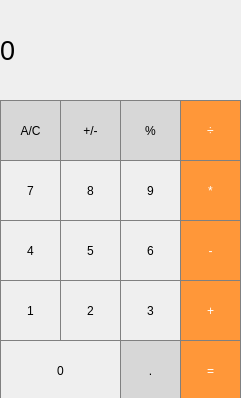
<?xml version="1.0" encoding="UTF-8"?>
<ui version="4.0">
 <class>MainWindow</class>
 <widget class="QMainWindow" name="MainWindow">
  <property name="geometry">
   <rect>
    <x>0</x>
    <y>0</y>
    <width>241</width>
    <height>398</height>
   </rect>
  </property>
  <property name="windowTitle">
   <string>MainWindow</string>
  </property>
  <widget class="QWidget" name="centralwidget">
   <widget class="QLabel" name="resultShow">
    <property name="geometry">
     <rect>
      <x>0</x>
      <y>0</y>
      <width>471</width>
      <height>101</height>
     </rect>
    </property>
    <property name="font">
     <font>
      <pointsize>20</pointsize>
     </font>
    </property>
    <property name="styleSheet">
     <string notr="true">QLabel {
  qproperty-alignment: 'AlignVCenter | AlignRight';
  border: 1px solid gray;
}

background-color : white;</string>
    </property>
    <property name="text">
     <string>0</string>
    </property>
   </widget>
   <widget class="QPushButton" name="pushButton_clear">
    <property name="geometry">
     <rect>
      <x>0</x>
      <y>100</y>
      <width>61</width>
      <height>61</height>
     </rect>
    </property>
    <property name="styleSheet">
     <string notr="true">QPushButton {
  background-color: rgb(215, 215, 215);
  border: 1px solid gray;
}
QPushButton:pressed {
    background-color: qlineargradient(x1: 0, y1: 0, x2: 0, y2: 1,
                                      stop: 0 #BEBEBE, stop: 1 #D7D7D7);
}
</string>
    </property>
    <property name="text">
     <string>A/C</string>
    </property>
    <property name="iconSize">
     <size>
      <width>61</width>
      <height>61</height>
     </size>
    </property>
   </widget>
   <widget class="QPushButton" name="pushButton_plusMinus">
    <property name="geometry">
     <rect>
      <x>60</x>
      <y>100</y>
      <width>61</width>
      <height>61</height>
     </rect>
    </property>
    <property name="styleSheet">
     <string notr="true">QPushButton {
  background-color: rgb(215, 215, 215);
  border: 1px solid gray;
}
QPushButton:pressed {
    background-color: qlineargradient(x1: 0, y1: 0, x2: 0, y2: 1,
                                      stop: 0 #BEBEBE, stop: 1 #D7D7D7);
}
</string>
    </property>
    <property name="text">
     <string>+/-</string>
    </property>
    <property name="iconSize">
     <size>
      <width>61</width>
      <height>61</height>
     </size>
    </property>
   </widget>
   <widget class="QPushButton" name="pushButton_perCent">
    <property name="geometry">
     <rect>
      <x>120</x>
      <y>100</y>
      <width>61</width>
      <height>61</height>
     </rect>
    </property>
    <property name="styleSheet">
     <string notr="true">QPushButton {
  background-color: rgb(215, 215, 215);
  border: 1px solid gray;
}
QPushButton:pressed {
    background-color: qlineargradient(x1: 0, y1: 0, x2: 0, y2: 1,
                                      stop: 0 #BEBEBE, stop: 1 #D7D7D7);
}
</string>
    </property>
    <property name="text">
     <string>%</string>
    </property>
    <property name="iconSize">
     <size>
      <width>61</width>
      <height>61</height>
     </size>
    </property>
   </widget>
   <widget class="QPushButton" name="pushButton_divide">
    <property name="geometry">
     <rect>
      <x>180</x>
      <y>100</y>
      <width>61</width>
      <height>61</height>
     </rect>
    </property>
    <property name="styleSheet">
     <string notr="true">QPushButton {
  background-color: rgb(255, 151, 57);
  color: white; 
  border: 1px solid gray;
}

QPushButton:pressed {
    background-color: qlineargradient(x1: 0, y1: 0, x2: 0, y2: 1,
                                      stop: 0 #FF7832, stop: 1 #FF9739);
}</string>
    </property>
    <property name="text">
     <string>÷</string>
    </property>
    <property name="iconSize">
     <size>
      <width>61</width>
      <height>61</height>
     </size>
    </property>
   </widget>
   <widget class="QPushButton" name="pushButton_8">
    <property name="geometry">
     <rect>
      <x>60</x>
      <y>160</y>
      <width>61</width>
      <height>61</height>
     </rect>
    </property>
    <property name="styleSheet">
     <string notr="true">QPushButton {
   border: 1px solid gray;
}
QPushButton:pressed {
    background-color: qlineargradient(x1: 0, y1: 0, x2: 0, y2: 1,
                                      stop: 0 #dadbde, stop: 1 #f6f7fa);
}</string>
    </property>
    <property name="text">
     <string>8</string>
    </property>
    <property name="iconSize">
     <size>
      <width>61</width>
      <height>61</height>
     </size>
    </property>
   </widget>
   <widget class="QPushButton" name="pushButton_9">
    <property name="geometry">
     <rect>
      <x>120</x>
      <y>160</y>
      <width>61</width>
      <height>61</height>
     </rect>
    </property>
    <property name="styleSheet">
     <string notr="true">QPushButton {
   border: 1px solid gray;
}
QPushButton:pressed {
    background-color: qlineargradient(x1: 0, y1: 0, x2: 0, y2: 1,
                                      stop: 0 #dadbde, stop: 1 #f6f7fa);
}</string>
    </property>
    <property name="text">
     <string>9</string>
    </property>
    <property name="iconSize">
     <size>
      <width>61</width>
      <height>61</height>
     </size>
    </property>
   </widget>
   <widget class="QPushButton" name="pushButton_7">
    <property name="geometry">
     <rect>
      <x>0</x>
      <y>160</y>
      <width>61</width>
      <height>61</height>
     </rect>
    </property>
    <property name="styleSheet">
     <string notr="true">QPushButton {
   border: 1px solid gray;
}
QPushButton:pressed {
    background-color: qlineargradient(x1: 0, y1: 0, x2: 0, y2: 1,
                                      stop: 0 #dadbde, stop: 1 #f6f7fa);
}</string>
    </property>
    <property name="text">
     <string>7</string>
    </property>
    <property name="iconSize">
     <size>
      <width>61</width>
      <height>61</height>
     </size>
    </property>
   </widget>
   <widget class="QPushButton" name="pushButton_multiply">
    <property name="geometry">
     <rect>
      <x>180</x>
      <y>160</y>
      <width>61</width>
      <height>61</height>
     </rect>
    </property>
    <property name="styleSheet">
     <string notr="true">QPushButton {
  background-color: rgb(255, 151, 57);
  color: white; 
  border: 1px solid gray;
}

QPushButton:pressed {
    background-color: qlineargradient(x1: 0, y1: 0, x2: 0, y2: 1,
                                      stop: 0 #FF7832, stop: 1 #FF9739);
}</string>
    </property>
    <property name="text">
     <string>*</string>
    </property>
    <property name="iconSize">
     <size>
      <width>61</width>
      <height>61</height>
     </size>
    </property>
   </widget>
   <widget class="QPushButton" name="pushButton_5">
    <property name="geometry">
     <rect>
      <x>60</x>
      <y>220</y>
      <width>61</width>
      <height>61</height>
     </rect>
    </property>
    <property name="styleSheet">
     <string notr="true">QPushButton {
   border: 1px solid gray;
}
QPushButton:pressed {
    background-color: qlineargradient(x1: 0, y1: 0, x2: 0, y2: 1,
                                      stop: 0 #dadbde, stop: 1 #f6f7fa);
}</string>
    </property>
    <property name="text">
     <string>5</string>
    </property>
    <property name="iconSize">
     <size>
      <width>61</width>
      <height>61</height>
     </size>
    </property>
   </widget>
   <widget class="QPushButton" name="pushButton_6">
    <property name="geometry">
     <rect>
      <x>120</x>
      <y>220</y>
      <width>61</width>
      <height>61</height>
     </rect>
    </property>
    <property name="styleSheet">
     <string notr="true">QPushButton {
   border: 1px solid gray;
}
QPushButton:pressed {
    background-color: qlineargradient(x1: 0, y1: 0, x2: 0, y2: 1,
                                      stop: 0 #dadbde, stop: 1 #f6f7fa);
}</string>
    </property>
    <property name="text">
     <string>6</string>
    </property>
    <property name="iconSize">
     <size>
      <width>61</width>
      <height>61</height>
     </size>
    </property>
   </widget>
   <widget class="QPushButton" name="pushButton_4">
    <property name="geometry">
     <rect>
      <x>0</x>
      <y>220</y>
      <width>61</width>
      <height>61</height>
     </rect>
    </property>
    <property name="styleSheet">
     <string notr="true">QPushButton {
   border: 1px solid gray;
}
QPushButton:pressed {
    background-color: qlineargradient(x1: 0, y1: 0, x2: 0, y2: 1,
                                      stop: 0 #dadbde, stop: 1 #f6f7fa);
}</string>
    </property>
    <property name="text">
     <string>4</string>
    </property>
    <property name="iconSize">
     <size>
      <width>61</width>
      <height>61</height>
     </size>
    </property>
   </widget>
   <widget class="QPushButton" name="pushButton_minus">
    <property name="geometry">
     <rect>
      <x>180</x>
      <y>220</y>
      <width>61</width>
      <height>61</height>
     </rect>
    </property>
    <property name="styleSheet">
     <string notr="true">QPushButton {
  background-color: rgb(255, 151, 57);
  color: white; 
  border: 1px solid gray;
}

QPushButton:pressed {
    background-color: qlineargradient(x1: 0, y1: 0, x2: 0, y2: 1,
                                      stop: 0 #FF7832, stop: 1 #FF9739);
}</string>
    </property>
    <property name="text">
     <string>-</string>
    </property>
    <property name="iconSize">
     <size>
      <width>61</width>
      <height>61</height>
     </size>
    </property>
   </widget>
   <widget class="QPushButton" name="pushButton_2">
    <property name="geometry">
     <rect>
      <x>60</x>
      <y>280</y>
      <width>61</width>
      <height>61</height>
     </rect>
    </property>
    <property name="styleSheet">
     <string notr="true">QPushButton {
   border: 1px solid gray;
}
QPushButton:pressed {
    background-color: qlineargradient(x1: 0, y1: 0, x2: 0, y2: 1,
                                      stop: 0 #dadbde, stop: 1 #f6f7fa);
}</string>
    </property>
    <property name="text">
     <string>2</string>
    </property>
    <property name="iconSize">
     <size>
      <width>61</width>
      <height>61</height>
     </size>
    </property>
   </widget>
   <widget class="QPushButton" name="pushButton_3">
    <property name="geometry">
     <rect>
      <x>120</x>
      <y>280</y>
      <width>61</width>
      <height>61</height>
     </rect>
    </property>
    <property name="styleSheet">
     <string notr="true">QPushButton {
   border: 1px solid gray;
}
QPushButton:pressed {
    background-color: qlineargradient(x1: 0, y1: 0, x2: 0, y2: 1,
                                      stop: 0 #dadbde, stop: 1 #f6f7fa);
}</string>
    </property>
    <property name="text">
     <string>3</string>
    </property>
    <property name="iconSize">
     <size>
      <width>61</width>
      <height>61</height>
     </size>
    </property>
   </widget>
   <widget class="QPushButton" name="pushButton_1">
    <property name="geometry">
     <rect>
      <x>0</x>
      <y>280</y>
      <width>61</width>
      <height>61</height>
     </rect>
    </property>
    <property name="styleSheet">
     <string notr="true">QPushButton {
   border: 1px solid gray;
}
QPushButton:pressed {
    background-color: qlineargradient(x1: 0, y1: 0, x2: 0, y2: 1,
                                      stop: 0 #dadbde, stop: 1 #f6f7fa);
}</string>
    </property>
    <property name="text">
     <string>1</string>
    </property>
    <property name="iconSize">
     <size>
      <width>61</width>
      <height>61</height>
     </size>
    </property>
   </widget>
   <widget class="QPushButton" name="pushButton_plus">
    <property name="geometry">
     <rect>
      <x>180</x>
      <y>280</y>
      <width>61</width>
      <height>61</height>
     </rect>
    </property>
    <property name="styleSheet">
     <string notr="true">QPushButton {
  background-color: rgb(255, 151, 57);
  color: white; 
  border: 1px solid gray;
}

QPushButton:pressed {
    background-color: qlineargradient(x1: 0, y1: 0, x2: 0, y2: 1,
                                      stop: 0 #FF7832, stop: 1 #FF9739);
}</string>
    </property>
    <property name="text">
     <string>+</string>
    </property>
    <property name="iconSize">
     <size>
      <width>61</width>
      <height>61</height>
     </size>
    </property>
   </widget>
   <widget class="QPushButton" name="pushButton_dot">
    <property name="geometry">
     <rect>
      <x>120</x>
      <y>340</y>
      <width>61</width>
      <height>61</height>
     </rect>
    </property>
    <property name="styleSheet">
     <string notr="true">QPushButton {
  background-color: rgb(215, 215, 215);
  border: 1px solid gray;
}
QPushButton:pressed {
    background-color: qlineargradient(x1: 0, y1: 0, x2: 0, y2: 1,
                                      stop: 0 #BEBEBE, stop: 1 #D7D7D7);
}
</string>
    </property>
    <property name="text">
     <string>.</string>
    </property>
    <property name="iconSize">
     <size>
      <width>61</width>
      <height>61</height>
     </size>
    </property>
   </widget>
   <widget class="QPushButton" name="pushButton_0">
    <property name="geometry">
     <rect>
      <x>0</x>
      <y>340</y>
      <width>121</width>
      <height>61</height>
     </rect>
    </property>
    <property name="styleSheet">
     <string notr="true">QPushButton {
   border: 1px solid gray;
}
QPushButton:pressed {
    background-color: qlineargradient(x1: 0, y1: 0, x2: 0, y2: 1,
                                      stop: 0 #dadbde, stop: 1 #f6f7fa);
}</string>
    </property>
    <property name="text">
     <string>0</string>
    </property>
    <property name="iconSize">
     <size>
      <width>61</width>
      <height>61</height>
     </size>
    </property>
   </widget>
   <widget class="QPushButton" name="pushButton_equals">
    <property name="geometry">
     <rect>
      <x>180</x>
      <y>340</y>
      <width>61</width>
      <height>61</height>
     </rect>
    </property>
    <property name="styleSheet">
     <string notr="true">QPushButton {
  background-color: rgb(255, 151, 57);
  color: white; 
  border: 1px solid gray;
}

QPushButton:pressed {
    background-color: qlineargradient(x1: 0, y1: 0, x2: 0, y2: 1,
                                      stop: 0 #FF7832, stop: 1 #FF9739);
}</string>
    </property>
    <property name="text">
     <string>=</string>
    </property>
    <property name="iconSize">
     <size>
      <width>61</width>
      <height>61</height>
     </size>
    </property>
   </widget>
  </widget>
 </widget>
 <resources/>
 <connections/>
</ui>
